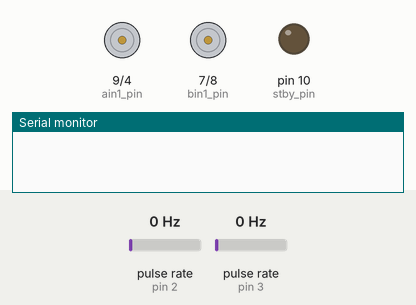
Recording of a sketch running on a simulated Arduino Uno, built with avr-gcc and run on an emulated ATmega328P. Shown: motor-driver pin pairs drawn as motors (green arrow = first pin HIGH = forward, orange = second pin HIGH = backward, longer = more drive, scaled by the enable pin, stopped while the standby pin is LOW), output pins drawn as LEDs (lit = HIGH), the last lines printed to the serial monitor. Wiring (inferred from the names in the program): 2 × pulse sensor: data pin 2 / data pin 3. The inputs (shaded band) are chosen by the test bench; at power-on: pulse rate (sensors on pin 2, pin 3) 0 Hz.

Above: at 0.8 s.
0.9 s: pulse rate (sensor on pin 2) set to 50 Hz
At 1.1 s:
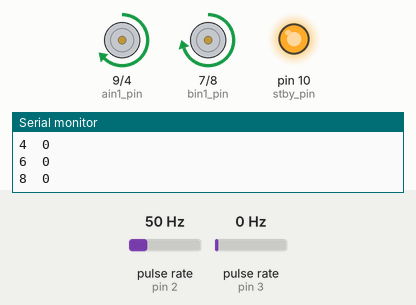
3.9 s: pulse rate (sensor on pin 3) set to 100 Hz
At 5.0 s:
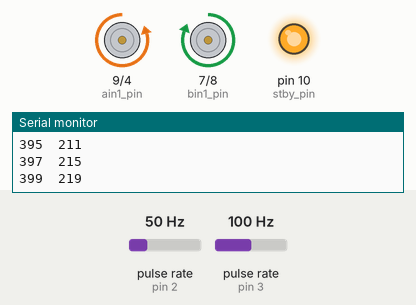
6.9 s: pulse rate (sensor on pin 2) set to 100 Hz
9.9 s: pulse rate (sensor on pin 3) set to 150 Hz
At 13.3 s:
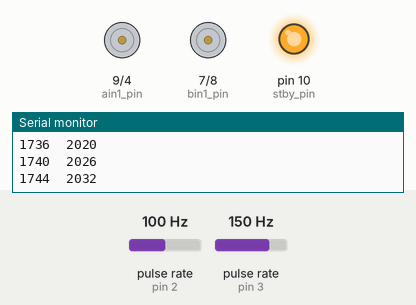
Timing chart, 0 to 13.9 s (numbered marks = the images above; inputs shaded):
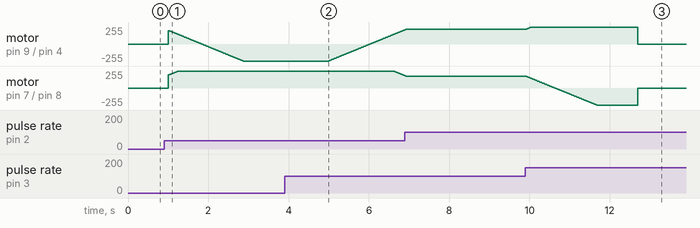

Measured:
- after the input at 3.9 s, motor on pin 9 (ain1_pin) / pin 4 (ain2_pin): moves from backward 255/255 to forward 215/255 over 1.9 s, starting after 1.1 s; motor on pin 7 (bin1_pin) / pin 8 (bin2_pin): moves from forward 255/255 to forward 185/255 over 0.26 s, starting after 2.7 s
- after the input at 9.9 s, motor on pin 9 (ain1_pin) / pin 4 (ain2_pin): forward 225/255 → forward 255/255 at once, → stopped 2.8 s later

The sketch:

2motors.ino
```cpp
// Parameters
const int drive_distance = 100;   // cm
const int motor_power = 200;      // 0-255
const int motor_offset = 5;       // Diff. when driving straight
const int wheel_d = 60;           // Wheel diameter (mm)
const float wheel_c = PI * wheel_d; // Wheel circumference (mm)
const int counts_per_rev = 384;   // (4 pairs N-S) * (48:1 gearbox) * (2 falling/rising edges) = 384

// Pins
const int enc_l_pin = 2;          // Motor A
const int enc_r_pin = 3;          // Motor B
const int pwma_pin = 5;
const int ain1_pin = 9;
const int ain2_pin = 4;
const int pwmb_pin = 6;
const int bin1_pin = 7;
const int bin2_pin = 8;
const int stby_pin = 10;

// Globals
volatile unsigned long enc_l = 0;
volatile unsigned long enc_r = 0;

void setup() {

  // Debug
  Serial.begin(9600);

  // Set up pins
  pinMode(enc_l_pin, INPUT_PULLUP);
  pinMode(enc_r_pin, INPUT_PULLUP);
  pinMode(pwma_pin, OUTPUT);
  pinMode(ain1_pin, OUTPUT);
  pinMode(ain2_pin, OUTPUT);
  pinMode(pwmb_pin, OUTPUT);
  pinMode(bin1_pin, OUTPUT);
  pinMode(bin2_pin, OUTPUT);
  pinMode(stby_pin, OUTPUT);

  // Set up interrupts
  attachInterrupt(digitalPinToInterrupt(enc_l_pin), countLeft, CHANGE);
  attachInterrupt(digitalPinToInterrupt(enc_r_pin), countRight, CHANGE);

  // Drive straight
  delay(1000);
  enableMotors(true);
  driveStraight(drive_distance, motor_power);
}

void loop() {
  // Do nothing
}

void driveStraight(float dist, int power) {

  unsigned long num_ticks_l;
  unsigned long num_ticks_r;

  // Set initial motor power
  int power_l = motor_power;
  int power_r = motor_power;

  // Used to determine which way to turn to adjust
  unsigned long diff_l;
  unsigned long diff_r;

  // Reset encoder counts
  enc_l = 0;
  enc_r = 0;

  // Remember previous encoder counts
  unsigned long enc_l_prev = enc_l;
  unsigned long enc_r_prev = enc_r;

  // Calculate target number of ticks
  float num_rev = (dist * 10) / wheel_c;  // Convert to mm
  unsigned long target_count = num_rev * counts_per_rev;

  // Debug
  Serial.print("Driving for ");
  Serial.print(dist);
  Serial.print(" cm (");
  Serial.print(target_count);
  Serial.print(" ticks) at ");
  Serial.print(power);
  Serial.println(" motor power");

  // Drive until one of the encoders reaches desired count
  while ( (enc_l < target_count) && (enc_r < target_count) ) {

    // Sample number of encoder ticks
    num_ticks_l = enc_l;
    num_ticks_r = enc_r;

    // Print out current number of ticks
    Serial.print(num_ticks_l);
    Serial.print("\t");
    Serial.println(num_ticks_r);

    // Drive
    drive(power_l, power_r);

    // Number of ticks counted since last time
    diff_l = num_ticks_l - enc_l_prev;
    diff_r = num_ticks_r - enc_r_prev;

    // Store current tick counter for next time
    enc_l_prev = num_ticks_l;
    enc_r_prev = num_ticks_r;

    // If left is faster, slow it down and speed up right
    if ( diff_l > diff_r ) {
      power_l -= motor_offset;
      power_r += motor_offset;
    }

    // If right is faster, slow it down and speed up left
    if ( diff_l < diff_r ) {
      power_l += motor_offset;
      power_r -= motor_offset;
    }

    // Brief pause to let motors respond
    delay(20);
  }

  // Brake
  brake();
}

void enableMotors(boolean en) {
  if ( en ) {
    digitalWrite(stby_pin, HIGH);
  } else {
    digitalWrite(stby_pin, LOW);
  }
}

void drive(int power_a, int power_b) {

  // Constrain power to between -255 and 255
  power_a = constrain(power_a, -255, 255);
  power_b = constrain(power_b, -255, 255);

  // Left motor direction
  if ( power_a < 0 ) {
    digitalWrite(ain1_pin, LOW);
    digitalWrite(ain2_pin, HIGH);
  } else {
    digitalWrite(ain1_pin, HIGH);
    digitalWrite(ain2_pin, LOW);
  }

  // Right motor direction
  if ( power_b < 0 ) {
    digitalWrite(bin1_pin, LOW);
    digitalWrite(bin2_pin, HIGH);
  } else {
    digitalWrite(bin1_pin, HIGH);
    digitalWrite(bin2_pin, LOW);
  }

  // Set speed
  analogWrite(pwma_pin, abs(power_a));
  analogWrite(pwmb_pin, abs(power_b));
}

void brake() {
  digitalWrite(ain1_pin, LOW);
  digitalWrite(ain2_pin, LOW);
  digitalWrite(bin1_pin, LOW);
  digitalWrite(bin2_pin, LOW);
  analogWrite(pwma_pin, 0);
  analogWrite(pwmb_pin, 0);
}

void countLeft() {
  enc_l++;
}

void countRight() {
  enc_r++;
}
```
